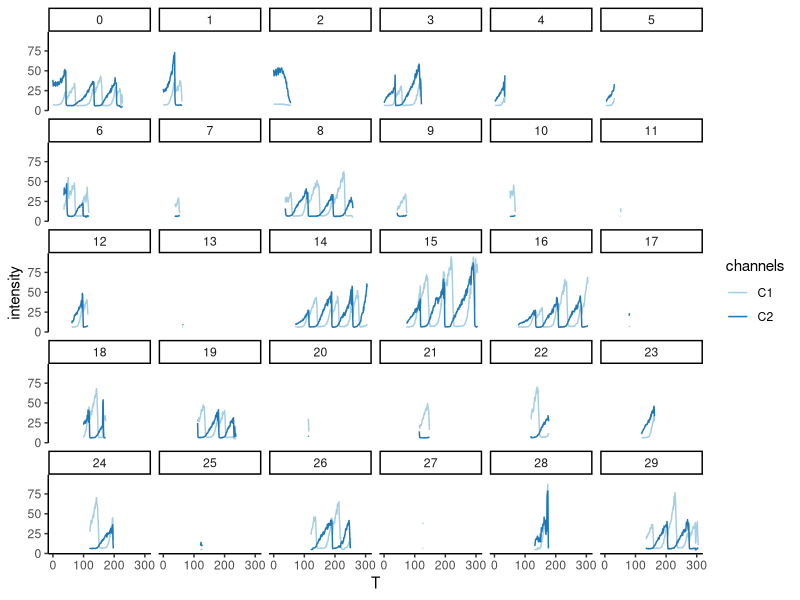
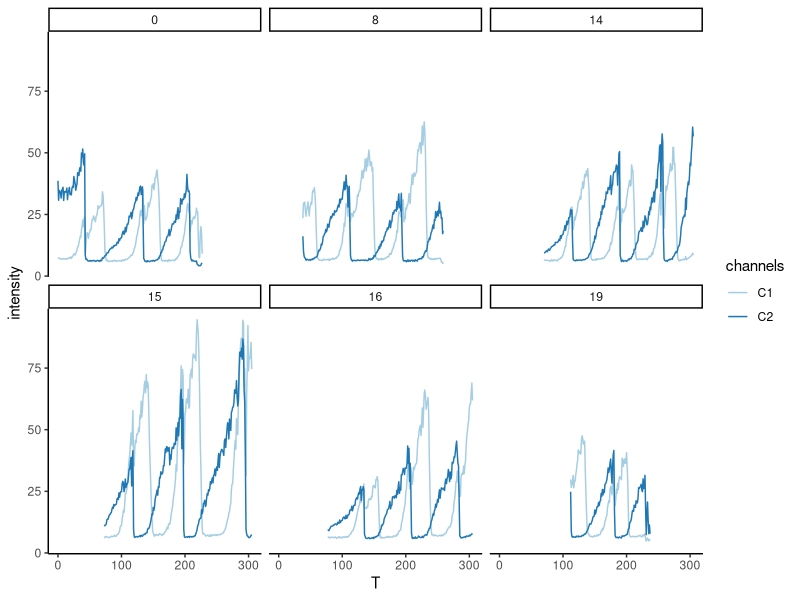

Recreate these plots in R, in order.
## ---- chunk 1
library(tidyverse)
library(RColorBrewer)

df <- read_csv('XY01-1_Intensities.csv')
dfl <- pivot_longer(df, c(C1, C2, C3), names_to = "channels", values_to = "intensity")
plot1 <- dfl |> 
  filter(TrackID >= 0) |>
  filter(TrackID < 30) |>
  filter(channels != "C3") |> 
  ggplot(aes(x=T, y=intensity, color=channels)) +
  geom_line() +
  scale_colour_brewer(palette = "Paired") +
  theme_classic() +
  facet_wrap(~factor(TrackID))

plot1
## ---- chunk 2
goodones <- c(0, 8, 14, 15, 16, 19)
plot2 <- dfl |> 
  filter(TrackID %in% goodones) |>
  # filter(TrackID < 30) |>
  filter(channels != "C3") |> 
  ggplot(aes(x=T, y=intensity, color=channels)) +
  geom_line() +
  scale_colour_brewer(palette = "Paired") +
  theme_classic() +
  facet_wrap(~factor(TrackID))

plot2
